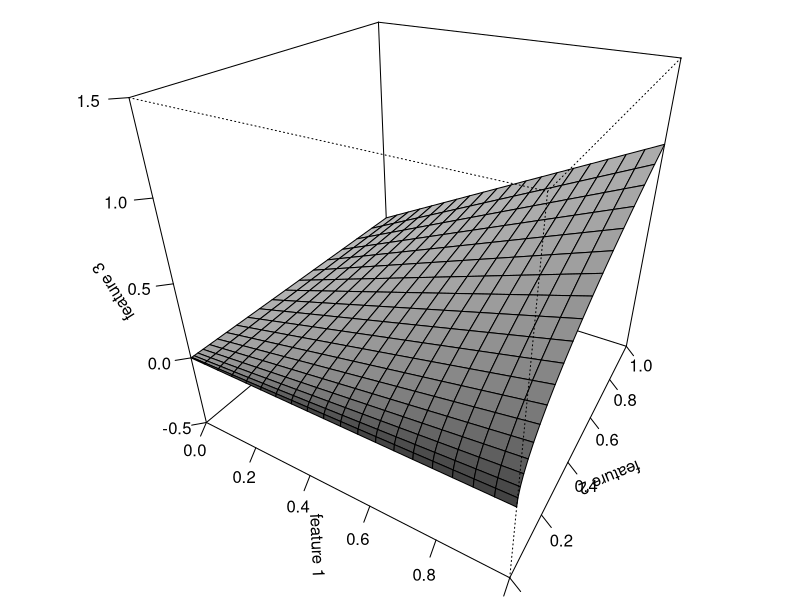
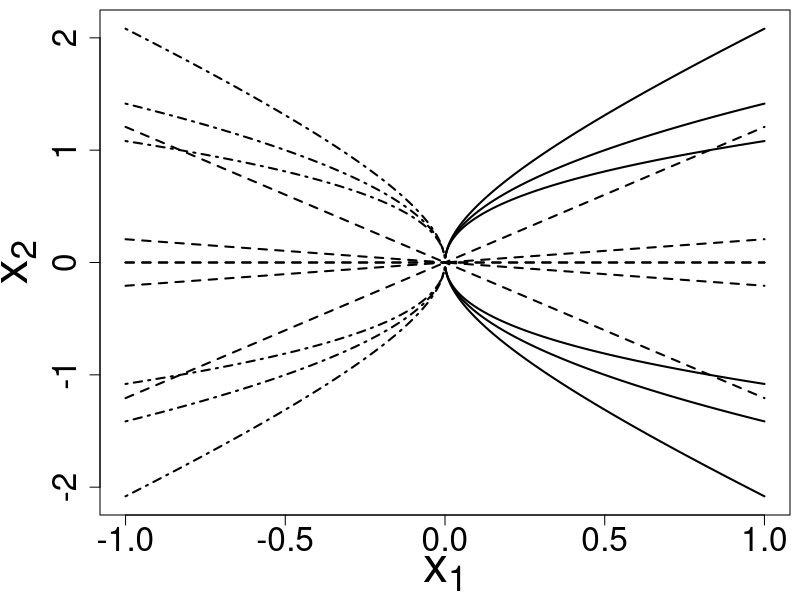

Source code (R) for these figures, in order:
###
### feature.R           depicts mapping in feature space
###
### 2000 written by Ralf Herbrich
### Microsoft Research Cambridge
###
### (c) 2001 Microsoft Corporation. Reproduced with permission. All rights reserved.

book <- function () {

  ## this code creates the plot of the embedding of
  ## the unite square in R^2 
  N <- 20;
  
  x1 <- seq (0, 1, length=N);
  x2 <- seq (0, 1, length=N);

  X1 <- x1;
  X2 <- x2^2;
  X3 <- matrix (0, nrow=N, ncol=N);

  for (i in 1:N) {
    for (j in 1:N) {
      X3 [i,j] <- x1 [i] * x2 [j];
    }
  }

  postscript (file="../../ps/feature.ps", horizontal=FALSE);
  par (mai=c (0,0.1,0,0));
  palette (gray (0:256/256));
  persp (X1, X2, X3,
         box=TRUE, border=gray(0),
         scale=TRUE, shade=0.7, 
         theta=30, phi=30,
         zlim=c(-0.5, 1.5),
         xlab="feature 1", ylab="feature 2", 
         zlab="feature 3", ticktype="detailed", cex=1.2);
  readline ("Press any key for next plot");
  dev.off ();
  
  ## this code creates possible decision surfaces in the original input
  ## space

  N  <- 1000;
  X1 <- seq (-1, 1, length=N);
  W1 <- c (-1, -1, -1,  0,  0,  0, +1, +1, +1);
  W3 <- c (-1,  0, +1, -1,  0, +1, -1,  0, +1);
  n  <- length (W3);
  W2 <- rep (1, length=n);
  X2.plus  <- matrix (0, nrow=n, ncol=N);
  X2.minus <- matrix (0, nrow=n, ncol=N);

  for (i in 1:n) {
    X2.plus [i,]  <- -W3 [i]/(2 * W2 [i]) * X1 +
      sqrt (X1 * (W3 [i]^2 * X1 - 4 * W1 [i] * W2 [i])/ (2 * W2 [i]));
    X2.minus [i,] <- -W3 [i]/(2 * W2 [i]) * X1 -
      sqrt (X1 * (W3 [i]^2 * X1 - 4 * W1 [i] * W2 [i])/ (2 * W2 [i]));
  }

  xr <- range (X1);
  x2 <- c (as.vector (X2.plus), as.vector (X2.minus));
  yr <- range (x2 [!is.nan (x2)]);
 
  postscript (file="../../ps/decision_surfaces.ps", horizontal=FALSE);
  par (mai=c (0.85,1.0,0.1,0.1));
  plot (xr, yr, type="n", xlab=expression (x[1]), ylab=expression (x[2]),
        cex.lab=3, cex.axis=2);

  types <- c (1, 2, 4);
  for (i in 1:n) {
    lines (X1, X2.plus  [i,], lwd=2, lty=types [W1[i]+2]);
    lines (X1, X2.minus [i,], lwd=2, lty=types [W1[i]+2]);
  }
  
  readline ("Press any key for next plot");
  dev.off ();
}

book ();


